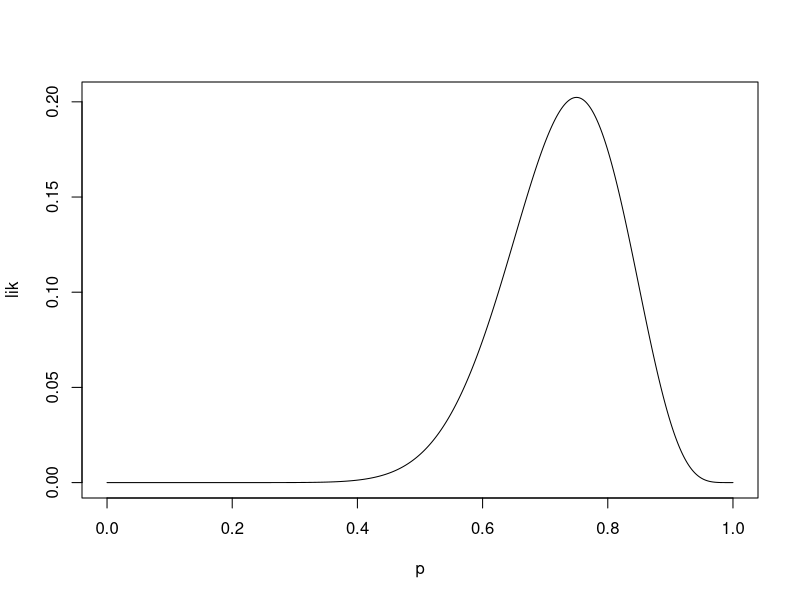
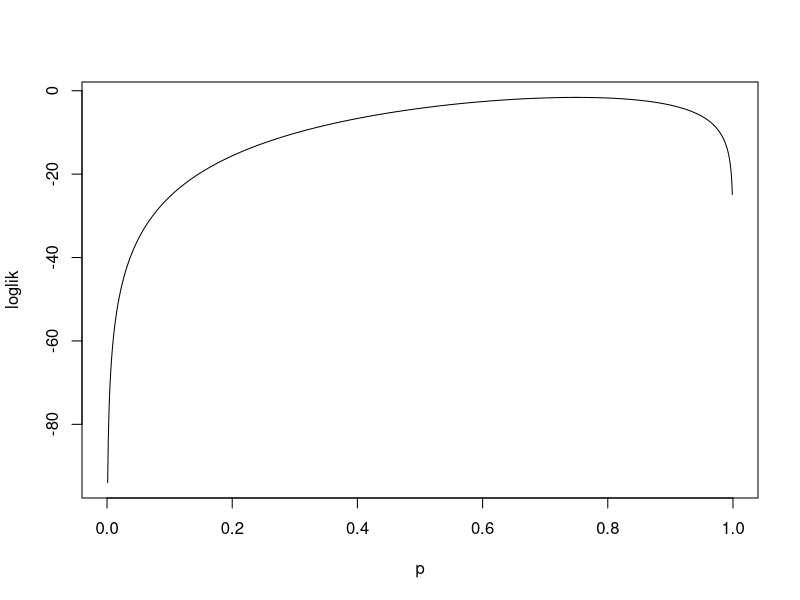
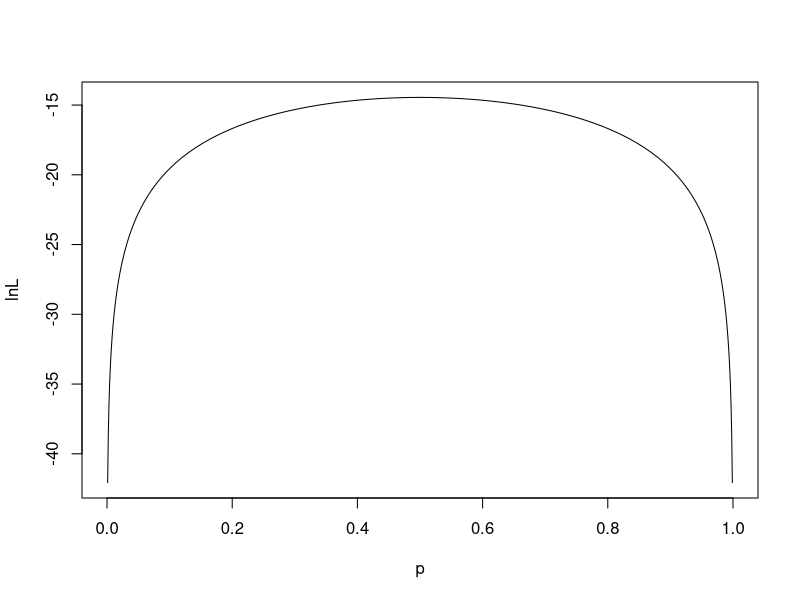

The R source for these figures, in order:
p=seq(0,1,0.001)
lik=dbinom(15,20,p)
plot(p, lik, type='l')

idx = which.max(lik)
cat('MLE: ', p[idx])

loglik=dbinom(15,20,p,log=TRUE)
plot(p, loglik, type='l')

idx=which.max(loglik)
cat('MLE: ', p[idx])

# 4.2.0.1
x = c(3, 0, 2, 1, 3, 2, 1, 0, 2, 1)
# method of moments:
p_x_0 = sum(x==0)/length(x)
p_x_1 = sum(x==1)/length(x)
p_x_2 = sum(x==2)/length(x)
p_x_3 = sum(x==3)/length(x)
# E(X) = θ/3 + 4(1-θ)/3 + 1 - θ = θ(1/3 - 4/3 - 1) + 4/3 + 1
# = -2θ + 7/3
# θ = -(mean(x) - 7/3)/2

# ln L = (2θ/3)²(θ/3)^3(2(1-θ)/3)^3((1-θ)/3)²
L = (2*p/3)^2 * (p/3)^3 * (2*(1-p)/3)^3 * ((1-p)/3)^2
lnL = log(L)
plot(p, lnL, type='l')
